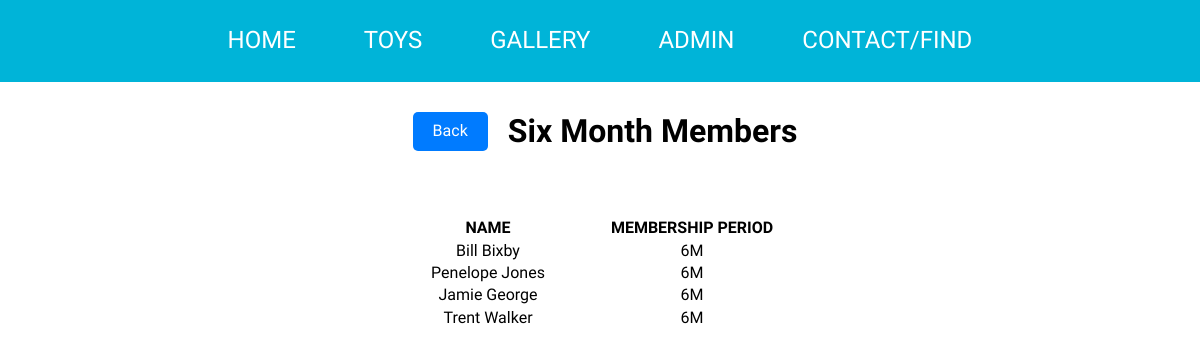
Page /sixmonth_members on the committed database.
### tables this page shows
CREATE TABLE [Members](
  [Member_ID] INTEGER PRIMARY KEY ASC AUTOINCREMENT NOT NULL UNIQUE, 
  [Name] TEXT NOT NULL, 
  [Address] TEXT(50), 
  [Email] TEXT, 
  [Phone Number] INT(12), 
  [Date Joined] DATE NOT NULL, 
  [Membership Period] TEXT NOT NULL, 
  [Amount Owed] INT);

### pythonApp/databaseApp.py (the view)
@app.route('/sixmonth_members')
def sixmonth_members():
    db = get_db()
    cursor = db.cursor()
    cursor.execute("SELECT Members.Name, Members.[Membership Period] FROM Members WHERE Members.[Membership Period] = '6M'")
    results = cursor.fetchall()
    return render_template('sixmonth_members.html',results=results)

### pythonApp/databaseApp.py (called while the page is built)
def get_db():
    db = sqlite3.connect(DATABASE)
    return db

### pythonApp/templates/sixmonth_members.html
{% extends 'base.html' %}
{% block content %}
<div style="display: flex; align-items: center; justify-content: center; padding: 10px;">
    <a href="{{ url_for('admin_dashboard') }}" class="btn">Back</a>
    <h1 style="margin-left: 10px;">Six Month Members</h1>
</div>
<div class="table_styling">
    <table style="text-align:center;">
        <tr>
            <th width="200">NAME</th>
            <th width="200">MEMBERSHIP PERIOD</th>
        </tr>
        {% for item in results%}
        <tr>
            <td>{{ item[0] }}</td>
            <td>{{ item[1] }}</td>
            <td>{{ item[2] }}</td>
            <td>{{ item[3] }}</td>
            <td>{{ item[4] }}</td>
            <td>{{ item[5] }}</td>
            <td>{{ item[6] }}</td>
        </tr>
        {% endfor %}
    </table>
</div>
{% endblock %}

### pythonApp/static/css/pythonStyle.css (style rules this page uses)
html { height: 100%; width: 100%; line-height: 2; }
body { font-family: 'Cairo', sans-serif; }
a { color: #5dc; text-decoration: none; }
.table_styling { margin-left: auto; margin-right: auto; max-width: fit-content; padding-top: 35px; text-align: center; }
h1 { text-align: center; }
.btn { display: block; margin: 10px; padding: 10px 20px; background-color: #007BFF; color: white; text-decoration: none; border-radius: 5px; transition: background-color 0.3s; }

### rows in the picture
Members: Name "Bill Bixby", Membership Period "6M"
Members: Name "Penelope Jones", Membership Period "6M"
Members: Name "Jamie George", Membership Period "6M"
Members: Name "Trent Walker", Membership Period "6M"
